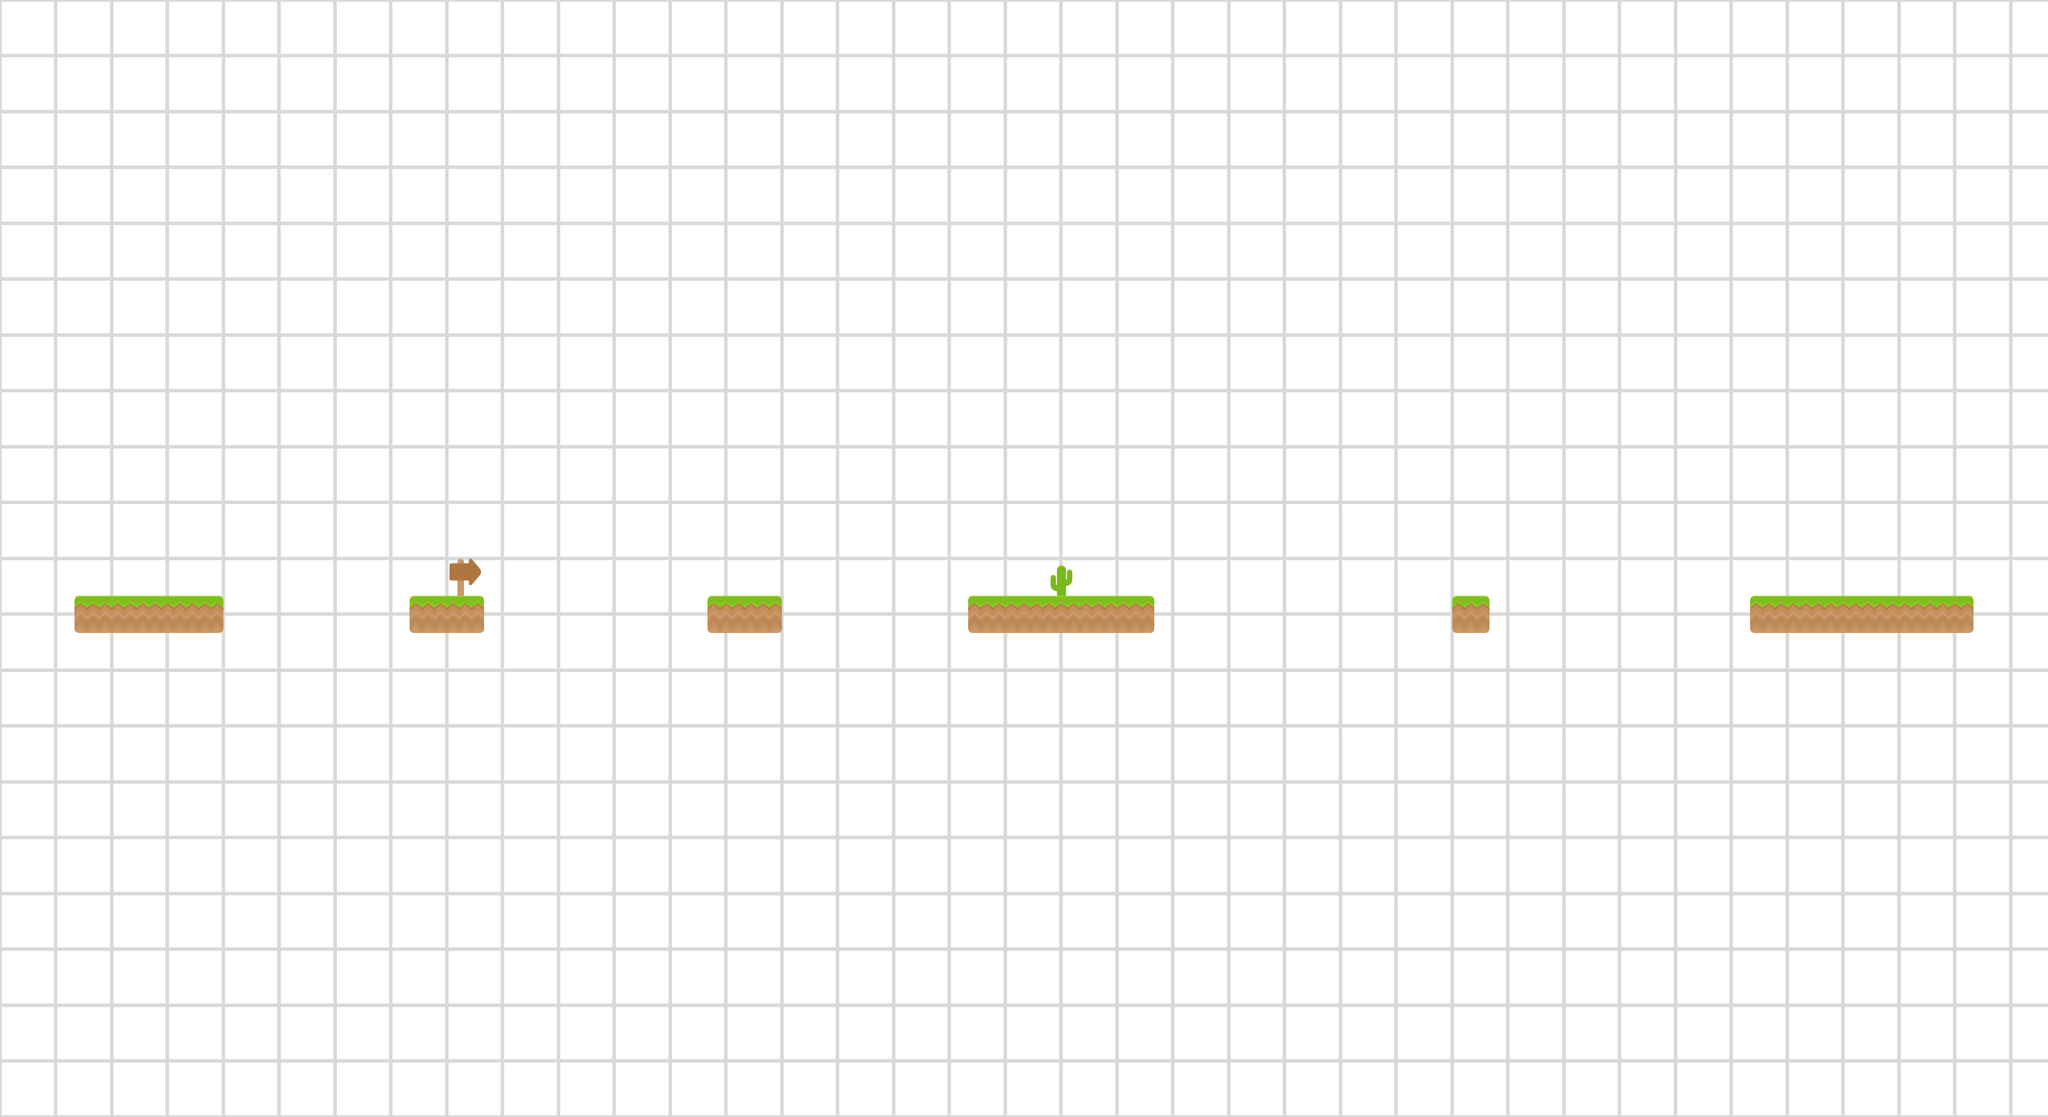

This is a level from a 2D game, rendered from its Tiled map with the project's own tilesets. A one-line summary and the map file follow, with tile-layer data summarised:
An orthogonal 55x30 tile map with 128x128 px tiles, 3 tile layers (background, tiles2, tiles), 3 tilesets and 8 objects.

<map version="1.2" tiledversion="1.2.1" orientation="orthogonal" renderorder="right-down" width="55" height="30" tilewidth="128" tileheight="128" infinite="0" nextlayerid="11" nextobjectid="47">
 <tileset firstgid="1" source="spritesheet_ground.tsx" />
 <tileset firstgid="129" source="spritesheet_tiles.tsx" />
 <tileset firstgid="257" source="PaperBackground.tsx" />
 <layer id="7" name="background" width="55" height="30">
  <data>[1650 cells, 1650 non-empty, 9 distinct tile ids]</data>
 </layer>
 <layer id="8" name="tiles2" width="55" height="30">
  <data>[1650 cells, 2 non-empty, 2 distinct tile ids]</data>
 </layer>
 <layer id="9" name="tiles" width="55" height="30">
  <data>[1650 cells, 20 non-empty, 4 distinct tile ids]</data>
 </layer>
 <objectgroup id="4" name="goal">
  <object id="31" x="6400" y="1920" width="128" height="128" />
 </objectgroup>
 <objectgroup id="5" name="ground">
  <object id="41" x="256" y="2048" width="512" height="128" />
  <object id="42" x="1408" y="2048" width="256" height="128" />
  <object id="43" x="2432" y="2048" width="256" height="128" />
  <object id="44" x="3328" y="2048" width="640" height="128" />
  <object id="45" x="4992" y="2048" width="128" height="128" />
  <object id="46" x="6016" y="2048" width="768" height="128" />
 </objectgroup>
 <objectgroup id="10" name="spikes" />
 <objectgroup id="6" name="startPos">
  <object id="17" x="384" y="1920" width="128" height="128" />
 </objectgroup>
</map>
